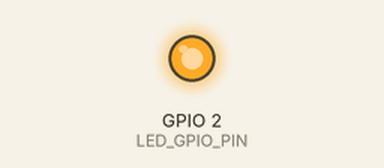
Bench run of a program on a simulated ESP32. Shown: output pins drawn as LEDs (lit = HIGH).

Above: at 2.0 s.
Timing chart, 0 to 5.2 s (numbered marks = the images above):
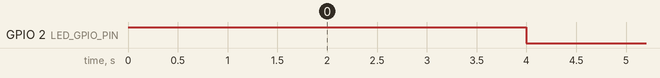

Measured:
- by itself, GPIO 2 (LED_GPIO_PIN): alternates HIGH for 2.0 s and LOW for 2.0 s

The program:

main.cpp
```cpp
#include <Arduino.h>

#define LED_GPIO_PIN  GPIO_NUM_2

#define Timer_1    0
#define Timer_2    1
#define Timer_3    0


// 配置为普通GPIO
void gpio_init(gpio_num_t GPIOx) {
    gpio_config_t gpio_cfg;
    gpio_cfg.pin_bit_mask = 1ULL<<GPIOx;                // 选择要配置的GPIO引脚，此处选择GPIO2
    gpio_cfg.mode = GPIO_MODE_OUTPUT;                   // 配置为输出模式
    gpio_cfg.pull_up_en = GPIO_PULLUP_DISABLE;          // 禁用上拉电阻
    gpio_cfg.pull_down_en = GPIO_PULLDOWN_DISABLE;      // 禁用下拉电阻
    gpio_cfg.intr_type = GPIO_INTR_DISABLE;             // 禁用中断
    gpio_config(&gpio_cfg);                             // 应用配置

    gpio_set_level(GPIOx, 1);                           // 设置GPIO2输出高电平
}

void goio_ctrl()
{
    static int level = 0;
    level = !level;
    gpio_set_level(LED_GPIO_PIN, level);
}


/***************************************************************************************************/
#if Timer_1

// 定时器回调
void  timer_callback(void* arg) {
    goio_ctrl();
}

esp_timer_handle_t timer_handle = NULL;
void time_init_1()
{
    esp_timer_create_args_t timer_args = {
        .callback = &timer_callback,   // 注册回调
        .name = "my_timer",
    };
    esp_timer_create(&timer_args, &timer_handle); // 创建esp_timer实例
    esp_timer_start_periodic(timer_handle, 1000 * 1000);  // 每秒触发一次中断
}

void timer_stop(){
    esp_timer_stop(timer_handle);
}

void setup() {
    gpio_init(LED_GPIO_PIN);
    time_init_1();
}
#endif

/***************************************************************************************************/

#if Timer_2
// #include <esp32-hal-timer.h>

void IRAM_ATTR onTimer() {
    // 硬件定时器中断处理函数
    goio_ctrl();
}

void time_init_2()
{
    hw_timer_t *timer = NULL;
    /*
       其中，第一个参数表示要使用的硬件定时器编号（ESP32 支持多个硬件定时器，编号从 0 开始），
       第二个参数表示定时器预分频器（可选值为 1、2、4、8、16、32、64 或 80），
       第三个参数表示定时器是否自动重载。
       timerBegin() 函数会返回一个指向 hw_timer_t 结构体的指针，表示创建的硬件定时器句柄。
     */
    timer = timerBegin(0, 80, true);  // 创建一个预分频为 80 的硬件定时器


    /*
      第一个参数是硬件定时器句柄，
      第二个参数是中断回调函数的指针，
      第三个参数表示中断触发模式（true 表示边沿触发，false 表示电平触发）。
     */
    timerAttachInterrupt(timer, &onTimer, true);

    // 设置硬件定时器的定时周期和重载值
    timerAlarmWrite(timer, 2000000, true); // 设置定时器周期为 1 秒，启用自动重载

    // 启动硬件定时器
    timerAlarmEnable(timer);
}

void setup() {
    gpio_init(LED_GPIO_PIN);
    time_init_2();
}
#endif


#if Timer_3


// void onTimer(void *arg) {
//     // 定时器中断处理函数
// }


void time_init_3(){

    // timer_config_t config = {
    //     .divider = 80,           // 定时器分频器，80MHz/80=1MHz
    //     .counter_dir = TIMER_COUNT_UP,  // 定时器计数器方向，向上计数
    //     .counter_en = TIMER_PAUSE,      // 定时器计数器初始状态，暂停
    //     .alarm_en = TIMER_ALARM_EN,     // 定时器中断初始状态，禁止
    //     .auto_reload = true,            // 定时器自动重载，即循环计数
    //     .intr_type = TIMER_INTR_LEVEL,  // 定时器中断触发模式，电平触发
    //     .counter_width = TIMER_WIDTH_16_BIT,  // 定时器计数器位宽，16位
    //     .clk_cfg = TIMER_SRC_CLK_APB,   // 定时器时钟源，APB 时钟
    // };


    // timer_isr_register(timer_handle, onTimer, NULL, 0, NULL);


}

void setup() {
    gpio_init(LED_GPIO_PIN);
    // time_init_3();
}
#endif


void loop() {
  // put your main code here, to run repeatedly:
}
```
